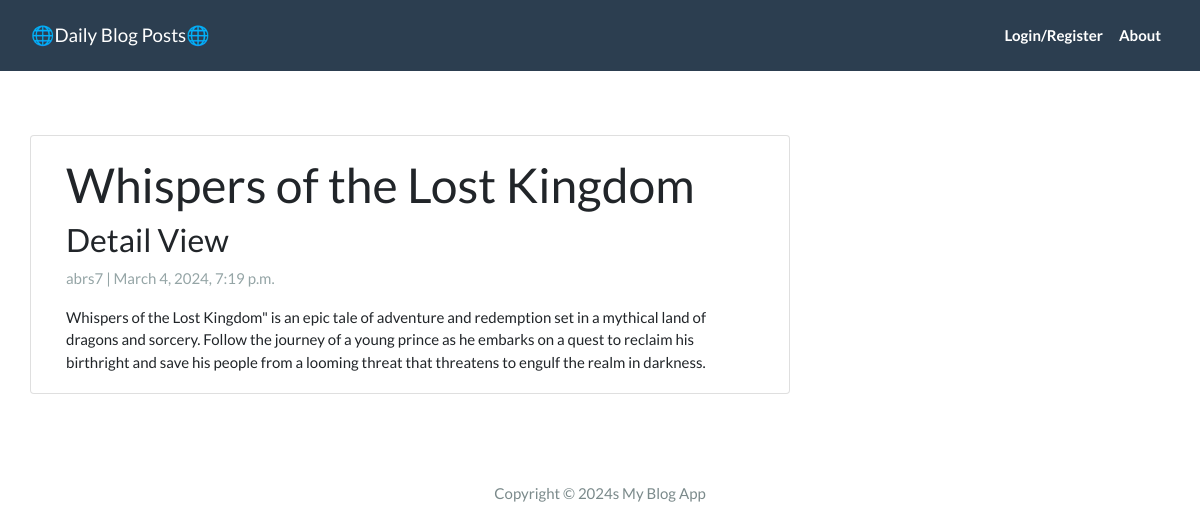
The app's page /app/post_detail/blog_8/ with its own data.
### app/models.py (models this page shows, shortened)
class Post(models.Model):
    title = models.CharField(max_length =256, unique=True)
    slug = models.SlugField(max_length=256, unique=True )
    author = models.ForeignKey(User, on_delete=models.CASCADE, related_name='blog_posts')
    created_on = models.DateTimeField(auto_now_add = True)
    updated_on = models.DateTimeField(auto_now = True)
    content = models.TextField()
    status = models.IntegerField(choices = STATUS, default= 0)
    class Meta():
        ordering = ['-created_on']

### app/views.py (the view)
# urls.py: path('post_detail/<slug:slug>/',views.PostDetail.as_view(), name = 'post_detail'),
class PostDetail(DetailView):
    model = Post
    template_name = 'post_detail.html'

### templates/post_detail.html
{% extends 'base.html' %}
{% block content %}
<div class="container">
  <div class="row">
    <div class="col-md-8 card mb-4  mt-3 left  top">
      <div class="card-body">
        <h1>{% block title %} {{ object.title }} {% endblock title %}</h1>
        <h3>Detail View</h3>
        <p class=" text-muted">{{ post.author }} | {{ post.created_on }}</p>
        <p class="card-text ">{{ object.content | safe }}</p>
      </div>
    </div>
  </div>
</div>
{% endblock content %}

### records on screen
Post: title "Whispers of the Lost Kingdom", author "abrs7", created_on "March 4, 2024, 7:19 p.m.", content "Whispers of the Lost Kingdom\" is an epic tale of adventure and redemption set in a mythical land of dragons and sorcery. Follow the journey of a young prince as he embarks on a quest to reclaim his birthright and save his people from a looming threat that threatens to engulf the realm in darkness."
